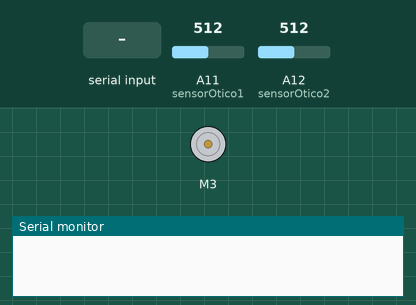
This sketch was run on a simulated Arduino Mega 2560, built with avr-gcc and run on an emulated ATmega2560. Parts: DC motor (green arrow = forward, orange = backward, longer = faster), the last lines printed to the serial monitor. Inputs (shaded band) come from the test bench; at power-on: A11 (sensorOtico1) = 512, A12 (sensorOtico2) = 512.

Above: at 1.2 s.
1.3 s: "frente\n" received over Serial
2.8 s: "frente,45\n" received over Serial
At 4.1 s:
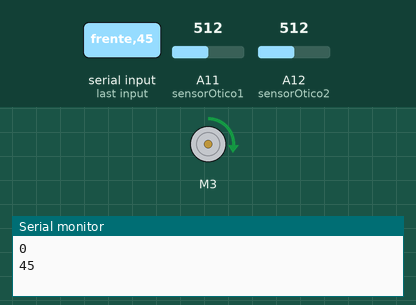
5.8 s: "tras,45\n" received over Serial
At 6.3 s:
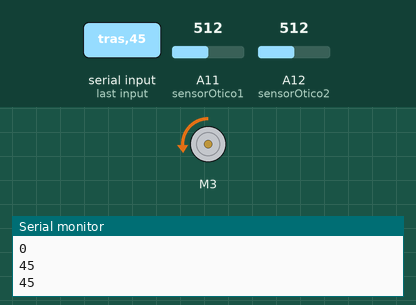
7.3 s: "tras\n" received over Serial
At 8.5 s:
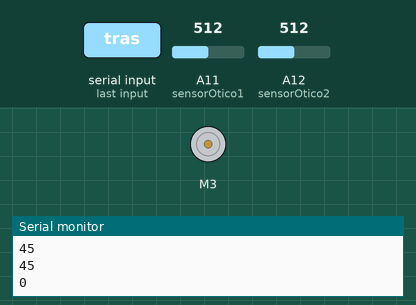
Timing chart, 0 to 9.8 s (numbered marks = the images above; inputs shaded):
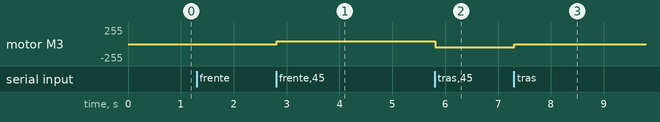

The sketch:

p09a_testes_iniciais.ino
```cpp
#include <AFMotor.h>

AF_DCMotor motorA(1);
AF_DCMotor motor3(3);

int N = 0;

unsigned long instanteAnterior = 0;

int sensorOtico1 = A11;
int sensorOtico2 = A12;

int contador = 0;

bool maior800 = false;
void setup() {
    Serial.begin(9600);

    pinMode(sensorOtico1, INPUT);
    pinMode(sensorOtico2, INPUT);
}

void loop() {
    if (Serial.available() > 0) {
      String texto = Serial.readStringUntil('\n');
      texto.trim(); // remove quebra de linha

      // Ao receber o comando "frente N" da Serial, gire o Motor 3
      //para frente com a velocidade N. Ao receber "tras N", gire
      //para trás com a velocidade N.
      if (texto.startsWith("frente"))
      {
        N = (texto.substring(7)).toInt();
        Serial.println(N);
        motor3.setSpeed(N);
        motor3.run(FORWARD);
      }

      if (texto.startsWith("tras"))
      {
        N = (texto.substring(5)).toInt();
        Serial.println(N);
        motor3.setSpeed(N);
        motor3.run(BACKWARD);
      }
    }

    int valorAnalogicoSensor1 = analogRead(sensorOtico1);
    int valorAnalogicoSensor2 = analogRead(sensorOtico2);

    //A cada 500 milissegundos, imprima na Serial as leituras
    //analógicas dos dois sensores óticos numa mesma linha,
    //separadas por vírgula (ex: "529, 98")
    if (millis() > instanteAnterior + 500) {
      instanteAnterior = millis();
      Serial1.print(valorAnalogicoSensor1);
      Serial1.print(", ");
      Serial1.println(valorAnalogicoSensor2);

    }

//Aumente 1 vez um contador X cada vez que o valor
//analógico do sensor ótico 2 ultrapassar o limiar de 800 (ou
//seja, quando o valor passar de algo menor que 800 para
//algo maior que 800). Em seguida, envie o texto "contagem
//X" (com o valor de X) pela Serial
    if (valorAnalogicoSensor2 > 800 && maior800 == false)
    {
      contador = contador + 1;
      maior800 = true;
      Serial.print("contagem ");
      Serial.println(contador);
    }
    else
      if (valorAnalogicoSensor2 < 800 && maior800 == true)
      {
        maior800 = false;
      }
}
```

Measured:
- after the input at 2.8 s, motor M3: stopped → forward 45/255 at once
- after the input at 5.8 s, motor M3: forward 45/255 → backward 45/255 at once
- after the input at 7.3 s, motor M3: backward 45/255 → stopped at once
